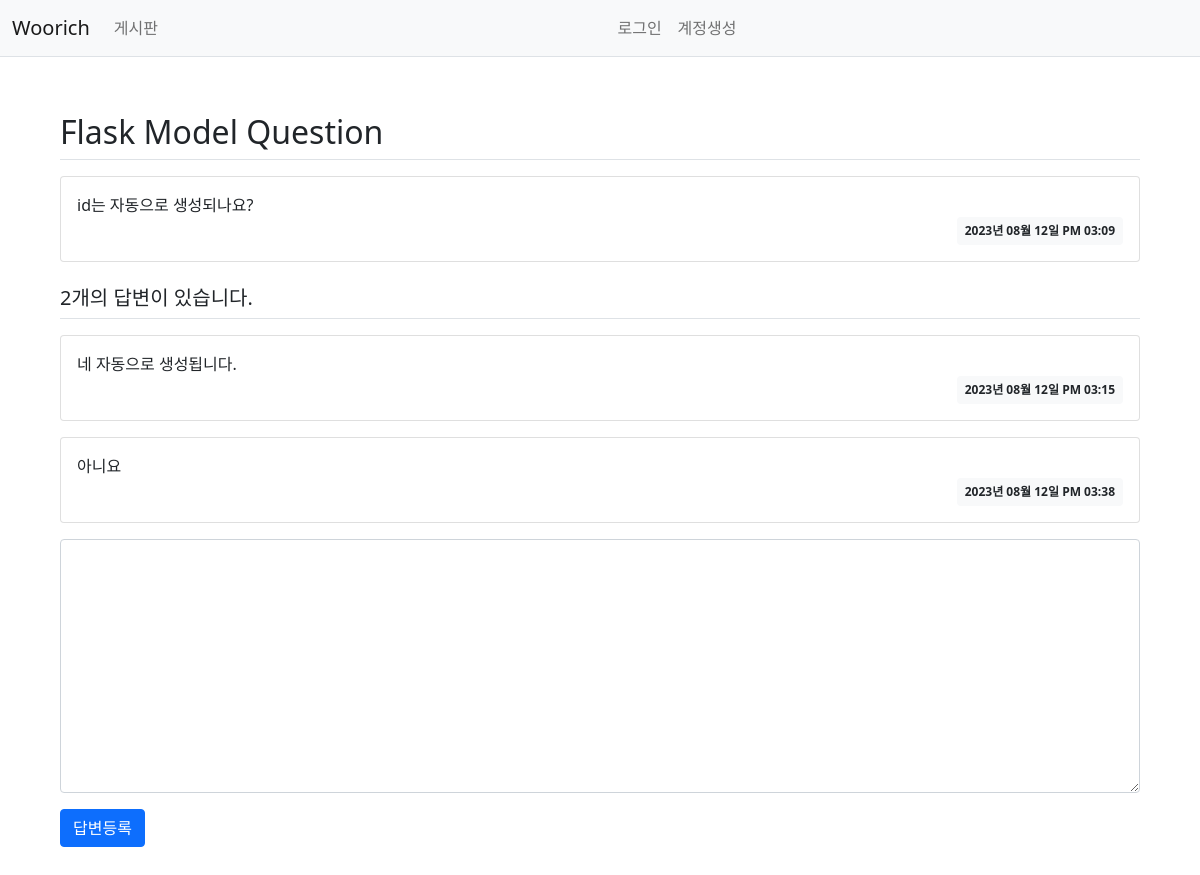
Screenshot of /question/detail/2/ with the database file from the repository.
### woorichApp/models.py (models this page shows)
class Question(db.Model):
    id = db.Column(db.Integer, primary_key=True)
    subject = db.Column(db.String(200), nullable=False)
    content = db.Column(db.Text(), nullable=False)
    create_date = db.Column(db.DateTime(), nullable=False)

class Answer(db.Model):
    id = db.Column(db.Integer, primary_key=True)
    question_id = db.Column(db.Integer, db.ForeignKey('question.id', ondelete='CASCADE'))
    question = db.relationship('Question', backref=db.backref('answer_set'))
    content = db.Column(db.Text(), nullable=False)
    create_date = db.Column(db.DateTime(), nullable=False)

### woorichApp/views/question_views.py (the view)
@bp.route('/detail/<int:question_id>/')
def detail(question_id):
    form = AnswerForm()
    question = Question.query.get_or_404(question_id)
    return render_template('question/question_detail.html', question=question, form=form)

### woorichApp/forms.py
class AnswerForm(FlaskForm):
    content = TextAreaField('내용', validators=[DataRequired('내용은 필수입력 항목입니다.')])

### woorichApp/filter.py (called while the page is built)
def format_datetime(value, fmt='%Y년 %m월 %d일 %p %I:%M'):
    return value.strftime(fmt)

### woorichApp/views/auth_views.py (called while the page is built)
@bp.before_app_request
def load_logged_in_user():
    user_id = session.get('user_id')
    if user_id is None:
        g.user = None
    else:
        g.user = User.query.get(user_id)

### woorichApp/templates/question/question_detail.html (shortened to what this page needs)
{% extends 'layouts/base.html' %}
{% block content %}
<div class="container my-3">
    <h2 class="border-bottom py-2">{{ question.subject }}</h2>
    <div class="card my-3">
        <div class="card-body">
            <div class="card-text" style="white-space: pre-line;">{{ question.content }}</div>
            <div class="d-flex justify-content-end">
                <div class="badge bg-light text-dark p-2">
                    {{ question.create_date|datetime }}
                </div>
            </div>
        </div>
    </div>
    <h5 class="border-bottom my-3 py-2">{{ question.answer_set|length }}개의 답변이 있습니다.</h5>
    {% for answer in question.answer_set %}
    <div class="card my-3">
        <div class="card-body">
            <div class="card-text" style="white-space: pre-line;">{{ answer.content }}</div>
            <div class="d-flex justify-content-end">
                <div class="badge bg-light text-dark p-2">
                    {{ answer.create_date|datetime }}
                </div>
            </div>
        </div>
    </div>
    {% endfor %}
    <form action="{{ url_for('answer.create', question_id=question.id) }}" method="post" class="my-3">
        <div class="mb-3">
            <textarea name="content" id="content" class="form-control" rows="10"></textarea>
        </div>
        <input type="submit" value="답변등록" class="btn btn-primary">
    </form>
</div>
{% endblock %}

### rows the page displays
Question: subject "Flask Model Question", content "id는 자동으로 생성되나요?", create_date "2023년 08월 12일 PM 03:09"
Answer: content "네 자동으로 생성됩니다.", create_date "2023년 08월 12일 PM 03:15"
Answer: content "아니요", create_date "2023년 08월 12일 PM 03:38"

### other values shown
{{ question.answer_set|length }} "2"
